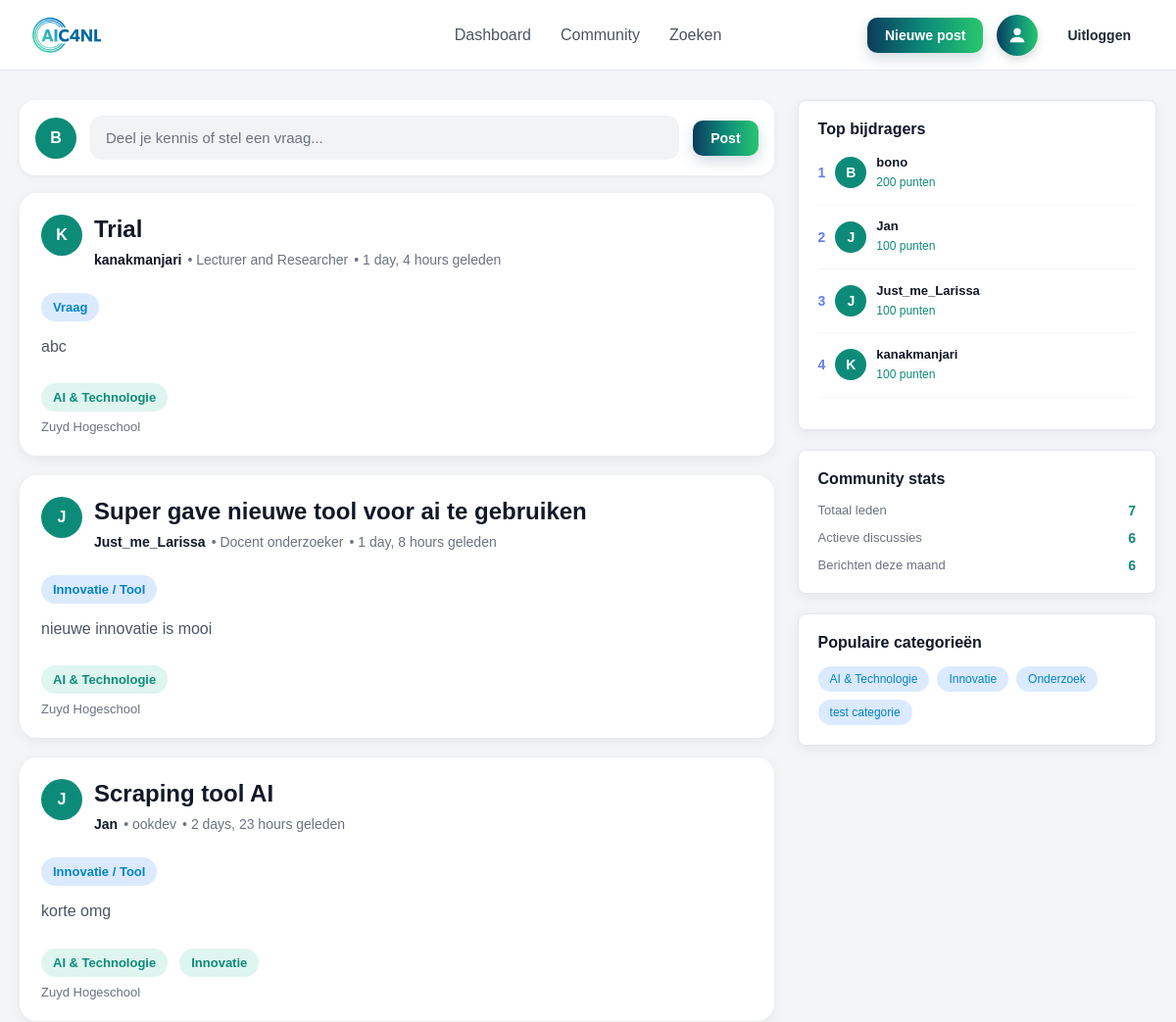
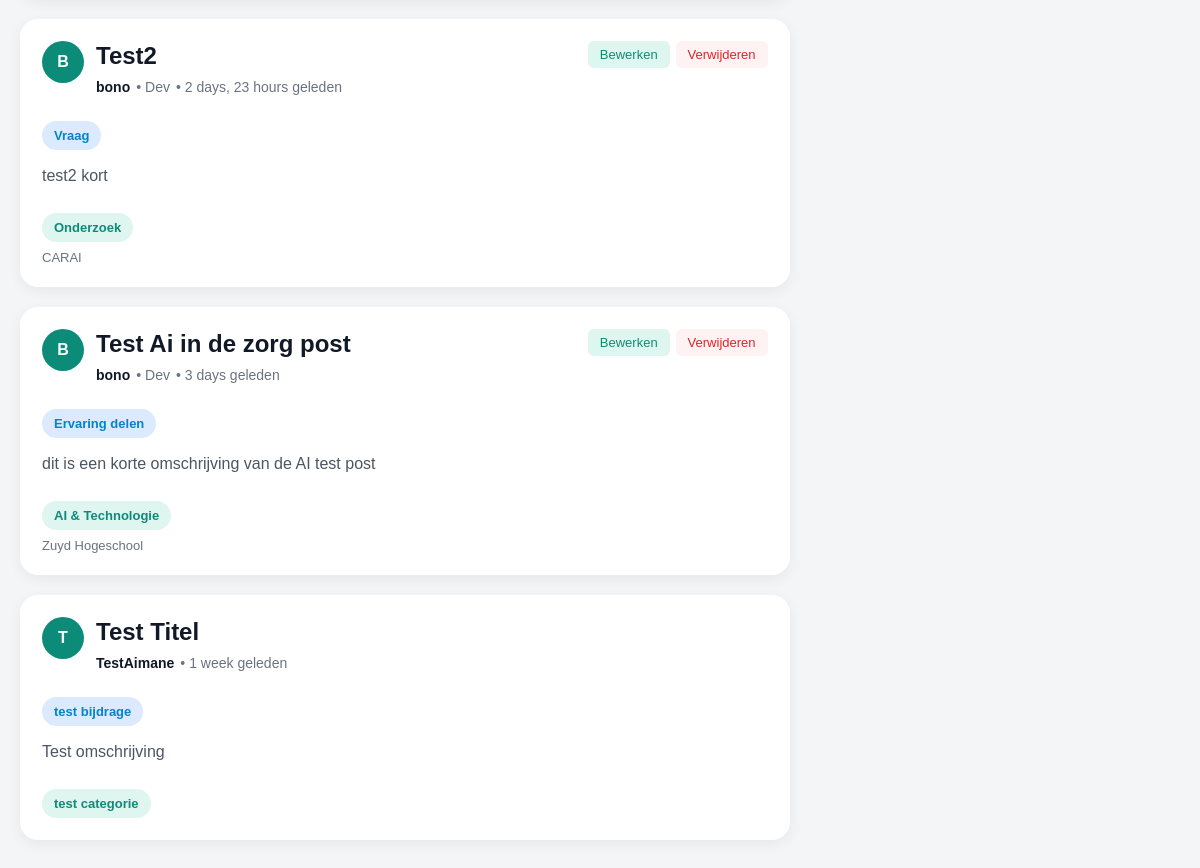
The app's page /community/ (signed in) with its own data (2 pictures, top to bottom).
### core/models.py (models this page shows, shortened)
class User(AbstractUser):
    email = models.EmailField(unique=True)
    date_of_birth = models.DateField(blank=True, null=True)
    function = models.CharField(max_length=255, blank=True, null=True)
    description = models.TextField(blank=True, null=True)
    ai_knowledge_level = models.IntegerField(
        validators=[MinValueValidator(1), MaxValueValidator(10)],
        blank=True,
        null=True
    )
    points = models.IntegerField(default=0)
    rank = models.CharField(max_length=255, blank=True, null=True)
    is_admin = models.BooleanField(default=False)
    institution = models.ForeignKey(
        Institution,
        on_delete=models.SET_NULL,
        null=True,
        blank=True,
        related_name="users"
    )
    badges = models.ManyToManyField(
        Badge,
        blank=True,
        related_name="users"
    )

class Post(models.Model):
    title = models.CharField(max_length=255)
    type = models.CharField(max_length=255)
    short_description = models.CharField(max_length=500)
    long_description = models.TextField()
    created_at = models.DateTimeField(auto_now_add=True)
    image_path = models.CharField(max_length=500, blank=True, null=True)
    target_audience = models.CharField(max_length=255)
    category = models.CharField(max_length=255)
    is_validated = models.BooleanField(default=False)
    user = models.ForeignKey(
        User,
        on_delete=models.CASCADE,
        related_name="posts"
    )
    use_case = models.ForeignKey(
        UseCase,
        on_delete=models.SET_NULL,
        null=True,
        blank=True,
        related_name="posts"
    )
    institution = models.ForeignKey(
        Institution,
        on_delete=models.SET_NULL,
        null=True,
        blank=True,
        related_name="posts"
    )

class Institution(models.Model):
    name = models.CharField(max_length=255)
    description = models.TextField(blank=True, null=True)
    is_learning_institution = models.BooleanField(default=False)
    is_care_institution = models.BooleanField(default=False)
    def __str__(self):
        return self.name

### core/views.py (the view)
# urls.py: path('community/', views.community_view, name='community'),
def community_view(request):
    posts = Post.objects.order_by('-created_at')
    for post in posts:
        if post.category:
            post.category_list = [cat.strip() for cat in post.category.split(',')]
        else:
            post.category_list = []
        if post.target_audience:
            post.audience_list = [aud.strip() for aud in post.target_audience.split(',')]
        else:
            post.audience_list = []
    top_users = User.objects.filter(points__gt=0).order_by('-points')[:4]
    from collections import Counter
    all_categories = []
    for post in posts:
        if post.category_list:
            all_categories.extend(post.category_list)
    popular_categories = [cat for cat, count in Counter(all_categories).most_common(6)]
    form = PostForm()
    return render(request, 'core/community.html', {
        'posts': posts,
        'form': form,
        'top_users': top_users,
        'popular_categories': popular_categories,
        'total_users': User.objects.count(),
        'active_discussions': posts.count(),
    })

### core/templates/core/community.html (shortened to what this page needs)
{% extends 'core/base.html' %}
{% block content %}
<div class="community-layout">
    <div class="community-main">
        {% if user.is_authenticated %}
            <div class="community-composer">
                <div class="composer-avatar">{{ user.username|slice:":1"|upper }}</div>
                <div class="composer-input" onclick="openPostModal()" style="cursor: pointer;">Deel je kennis of stel een vraag...</div>
                <button class="composer-post-btn" onclick="openPostModal()">Post</button>
            </div>
        {% else %}
            <div class="community-composer">
                <div class="composer-input">Log in om een post te plaatsen...</div>
                <a href="{% url 'login' %}" class="composer-post-btn">Inloggen</a>
            </div>
        {% endif %}
        {% for post in posts %}
            <div class="community-post-card" onclick="openPostDetail({{ post.id }}, '{{ post.title|escapejs }}', '{{ post.user.username|escapejs }}', '{{ post.user.function|escapejs }}', '{{ post.created_at|timesince }} geleden', '{{ post.type|escapejs }}', '{{ post.short_description|escapejs }}', '{{ post.long_description|escapejs }}', '{{ post.category|escapejs }}')" style="cursor: pointer;">
                <div style="display: flex; align-items: flex-start; gap: 12px; margin-bottom: 14px;">
                    <div class="post-user-avatar">
                        {{ post.user.username|slice:":1"|upper }}
                    </div>
                    <div style="flex: 1;">
                        <h3 class="community-post-title" style="margin: 0 0 8px 0;">{{ post.title }}</h3>
                        <div style="display: flex; align-items: center; gap: 6px; color: #6b7280; font-size: 14px;">
                            <span style="font-weight: 600; color: #111827;">{{ post.user.username }}</span>
                            {% if post.user.function %}<span>• {{ post.user.function }}</span>{% endif %}
                            <span>• {{ post.created_at|timesince }} geleden</span>
                        </div>
                    </div>
                    {% if user.is_authenticated and user == post.user %}
                        <div style="display: flex; gap: 6px;">
                            <a href="{% url 'edit_post' post.id %}" style="color: #0d8b79; text-decoration: none; font-size: 13px; font-weight: 500; padding: 6px 12px; background: #dff5ef; border-radius: 6px;" onclick="event.stopPropagation();">Bewerken</a>
                            <a href="{% url 'delete_post' post.id %}" style="color: #dc2626; text-decoration: none; font-size: 13px; font-weight: 500; padding: 6px 12px; background: #fef2f2; border-radius: 6px;" onclick="event.stopPropagation();">Verwijderen</a>
                        </div>
                    {% endif %}
                </div>
                <div class="post-type-badge" style="display: inline-block; margin-bottom: 12px;">
                    <span class="community-tag" style="background: #dbeafe; color: #0284c7;">{{ post.type }}</span>
                </div>
                <p class="community-post-text">{{ post.short_description }}</p>
                <div class="post-meta-info" style="border-top: none; padding-top: 0; margin-top: 12px;">
                    {% if post.category_list %}
                        <div style="display: flex; flex-wrap: wrap; gap: 6px;">
                            {% for cat in post.category_list %}
                                <span class="community-tag">{{ cat }}</span>
                            {% endfor %}
                        </div>
                    {% endif %}
                    {% if post.institution %}
                        <div class="post-meta-item" style="margin-top: 8px; color: #6b7280; font-size: 13px;">
                            <span style="font-weight: 500;">{{ post.institution.name }}</span>
                        </div>
                    {% endif %}
                </div>
            </div>
        {% empty %}
            <div class="community-post-card">
                <p>Er zijn nog geen posts geplaatst.</p>
            </div>
        {% endfor %}
    </div>
    <div class="community-sidebar">
        <div class="sidebar-box" style="border: 1px solid #e5e7eb; border-radius: 8px; padding: 20px; margin-bottom: 20px;">
            <h3 style="margin: 0 0 15px 0; font-size: 16px; font-weight: 600; display: flex; align-items: center; gap: 8px;">
                Top bijdragers
            </h3>
            <div>
                {% for user in top_users %}
                    <div style="display: flex; align-items: center; gap: 10px; margin-bottom: 12px; padding-bottom: 12px; border-bottom: 1px solid #f3f4f6;" {% if not forloop.last %}{% endif %}>
                        <span style="font-weight: bold; color: #667eea; font-size: 14px;">{{ forloop.counter }}</span>
                        <div class="post-user-avatar" style="width: 32px; height: 32px; font-size: 14px;">
                            {{ user.username|slice:":1"|upper }}
                        </div>
                        <div style="flex: 1; min-width: 0;">
                            <a href="{% url 'user_profile' user.username %}" style="color: #111827; font-weight: 600; text-decoration: none; font-size: 13px;">{{ user.username }}</a>
                            <p style="margin: 2px 0 0 0; color: #0d8b79; font-size: 12px; font-weight: 500;">{{ user.points }} punten</p>
                        </div>
                    </div>
                {% empty %}
                    <p style="color: #6b7280; font-size: 13px; text-align: center;">Nog geen bijdragers</p>
                {% endfor %}
            </div>
        </div>
        <div class="sidebar-box" style="border: 1px solid #e5e7eb; border-radius: 8px; padding: 20px; margin-bottom: 20px;">
            <h3 style="margin: 0 0 15px 0; font-size: 16px; font-weight: 600; display: flex; align-items: center; gap: 8px;">
                Community stats
            </h3>
            <div style="display: flex; flex-direction: column; gap: 12px;">
                <div style="display: flex; justify-content: space-between; align-items: center;">
                    <span style="color: #6b7280; font-size: 13px;">Totaal leden</span>
                    <span style="font-weight: 600; color: #0d8b79; font-size: 14px;">{{ total_users }}</span>
                </div>
                <div style="display: flex; justify-content: space-between; align-items: center;">
                    <span style="color: #6b7280; font-size: 13px;">Actieve discussies</span>
                    <span style="font-weight: 600; color: #0d8b79; font-size: 14px;">{{ active_discussions }}</span>
                </div>
                <div style="display: flex; justify-content: space-between; align-items: center;">
                    <span style="color: #6b7280; font-size: 13px;">Berichten deze maand</span>
                    <span style="font-weight: 600; color: #0d8b79; font-size: 14px;">{{ posts|length }}</span>
                </div>
            </div>
        </div>
        <div class="sidebar-box" style="border: 1px solid #e5e7eb; border-radius: 8px; padding: 20px;">
            <h3 style="margin: 0 0 15px 0; font-size: 16px; font-weight: 600; display: flex; align-items: center; gap: 8px;">
                Populaire categorieën
            </h3>
            <div style="display: flex; flex-wrap: wrap; gap: 8px;">
                {% for category in popular_categories %}
                    <a href="{% url 'zoeken' %}?category={{ category }}" style="background: #dbeafe; color: #0284c7; padding: 6px 12px; border-radius: 20px; text-decoration: none; font-size: 12px; font-weight: 500; display: inline-block; transition: all 0.2s;">
                        {{ category }}
                    </a>
                {% empty %}
                    <p style="color: #6b7280; font-size: 13px;">Geen categorieën beschikbaar</p>
                {% endfor %}
            </div>
        </div>
    </div>
</div>
{% endblock %}

### core/static/core/styles.css (style rules this page uses)
* { margin: 0; padding: 0; box-sizing: border-box; }
body { background: #f3f5f7; color: #1f2937; font-family: Arial, sans-serif; }
.new-post-btn, .composer-post-btn, .btn-primary, .btn-submit { display: inline-flex; align-items: center; justify-content: center; background: linear-gradient( 90deg, #0b3c5d 0%, #0d8b79 50%, #28c76f 100% ); color: #ffffff; border: none; border-radius: 10px; padding: 10px 18px; font-weight: 600; font-size: 14px; cursor: pointer; text-decoration: none; transition: 0.2s ease; box-shadow: 0 6px 14px rgba(11, 60, 93, 0.18); }
.card, .sidebar-box, .community-post-card { background: #ffffff; border-radius: 18px; padding: 22px; box-shadow: 0 4px 14px rgba(0, 0, 0, 0.06); margin-bottom: 20px; }
.community-layout { display: grid; grid-template-columns: 2.1fr 1fr; gap: 24px; }
.community-main { min-width: 0; }
.community-sidebar { min-width: 0; }
.community-composer { display: flex; align-items: center; gap: 14px; background: #ffffff; border-radius: 16px; padding: 16px; margin-bottom: 18px; box-shadow: 0 2px 8px rgba(0, 0, 0, 0.05); }
.composer-avatar, .post-user-avatar { width: 42px; height: 42px; border-radius: 50%; background: #0d8b79; color: #ffffff; display: flex; align-items: center; justify-content: center; font-weight: 700; flex-shrink: 0; }
.composer-input { flex: 1; background: #f1f3f5; border-radius: 12px; padding: 14px 16px; color: #6b7280; font-size: 15px; }
.community-post-card { transition: 0.2s ease; }
.community-post-title { margin: 0 0 12px 0; font-size: 24px; line-height: 1.25; color: #111827; font-weight: 700; }
.community-post-text { color: #4b5563; line-height: 1.7; font-size: 16px; }
.community-tag, .post-category { display: inline-block; margin-top: 12px; background: #dff5ef; color: #0d8b79; padding: 7px 12px; border-radius: 999px; font-size: 13px; font-weight: 600; margin-right: 6px; }
.post-meta-info { margin-top: 16px; padding-top: 0px; border-top: none; }
.post-meta-item { margin-bottom: 12px; font-size: 14px; }
.post-meta-item:last-child { margin-bottom: 0; }
.sidebar-box h3 { font-size: 18px; margin-bottom: 16px; color: #111827; }
.sidebar-box p { color: #4b5563; line-height: 1.7; margin-bottom: 8px; }

### records on screen
User: username "B", username "bono", points "200"
Post: user.username "K", title "Trial", user.username "kanakmanjari", user.function "Lecturer and Researcher", created_at "1 day, 4 hours", type "Vraag", short_description "abc", category_list "AI & Technologie", institution.name "Zuyd Hogeschool", popular_categories "AI & Technologie"
Post: user.username "J", title "Super gave nieuwe tool voor ai te gebruiken", user.username "Just_me_Larissa", user.function "Docent onderzoeker", created_at "1 day, 8 hours", type "Innovatie / Tool", short_description "nieuwe innovatie is mooi", category_list "AI & Technologie", institution.name "Zuyd Hogeschool"
Post: user.username "J", title "Scraping tool AI", user.username "Jan", user.function "ookdev", created_at "2 days, 23 hours", type "Innovatie / Tool", short_description "korte omg", category_list "AI & Technologie" "Innovatie", institution.name "Zuyd Hogeschool"
Post: user.username "B", title "Test2", user.username "bono", user.function "Dev", created_at "2 days, 23 hours", shows "Bewerken", type "Vraag", short_description "test2 kort", category_list "Onderzoek", institution.name "CARAI", popular_categories "Onderzoek"
Post: user.username "B", title "Test Ai in de zorg post", user.username "bono", user.function "Dev", created_at "3 days", shows "Bewerken", type "Ervaring delen", short_description "dit is een korte omschrijving van de AI test post", category_list "AI & Technologie", institution.name "Zuyd Hogeschool"
Post: user.username "T", title "Test Titel", user.username "TestAimane", created_at "1 week", type "test bijdrage", short_description "Test omschrijving", category_list "test categorie", popular_categories "test categorie"
User: username "J", username "Jan", points "100"
User: username "J", username "Just_me_Larissa", points "100"
User: username "K", username "kanakmanjari", points "100"

### other values on screen
{{ total_users }} "7"
{{ active_discussions }} "6"
{{ posts|length }} "6"
{{ category }} "Innovatie"
